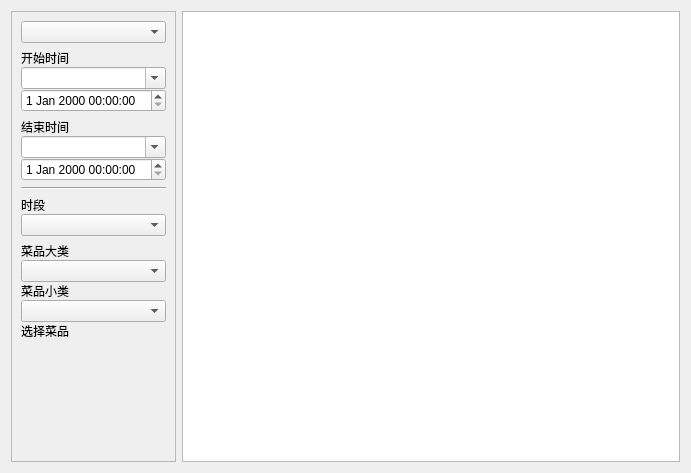
<?xml version="1.0" encoding="UTF-8"?>
<ui version="4.0">
 <class>w_rpt_report_daymonweekanalysis_Dialog</class>
 <widget class="QDialog" name="w_rpt_report_daymonweekanalysis_Dialog">
  <property name="geometry">
   <rect>
    <x>0</x>
    <y>0</y>
    <width>691</width>
    <height>473</height>
   </rect>
  </property>
  <property name="windowTitle">
   <string>Dialog</string>
  </property>
  <layout class="QHBoxLayout" name="horizontalLayout" stretch="0,1">
   <item>
    <widget class="QFrame" name="frame">
     <property name="minimumSize">
      <size>
       <width>0</width>
       <height>0</height>
      </size>
     </property>
     <property name="maximumSize">
      <size>
       <width>16777215</width>
       <height>16777215</height>
      </size>
     </property>
     <property name="frameShape">
      <enum>QFrame::StyledPanel</enum>
     </property>
     <property name="frameShadow">
      <enum>QFrame::Raised</enum>
     </property>
     <property name="outer_stylesheet" stdset="0">
      <string>frame_back_round</string>
     </property>
     <layout class="QVBoxLayout" name="verticalLayout_8" stretch="0,0,0,0,0,0,0,0">
      <property name="leftMargin">
       <number>9</number>
      </property>
      <property name="rightMargin">
       <number>9</number>
      </property>
      <item>
       <widget class="QComboBox" name="comboBox"/>
      </item>
      <item>
       <layout class="QVBoxLayout" name="verticalLayout_5">
        <property name="spacing">
         <number>0</number>
        </property>
        <item>
         <widget class="QLabel" name="label">
          <property name="text">
           <string>开始时间</string>
          </property>
         </widget>
        </item>
        <item>
         <widget class="lds_ComboBox" name="comboBox_start">
          <property name="editable">
           <bool>true</bool>
          </property>
         </widget>
        </item>
        <item>
         <widget class="lds_datetimeEdit" name="dateTimeEdit"/>
        </item>
       </layout>
      </item>
      <item>
       <layout class="QVBoxLayout" name="verticalLayout_6">
        <property name="spacing">
         <number>0</number>
        </property>
        <item>
         <widget class="QLabel" name="label_2">
          <property name="text">
           <string>结束时间</string>
          </property>
         </widget>
        </item>
        <item>
         <widget class="lds_ComboBox" name="comboBox_end">
          <property name="editable">
           <bool>true</bool>
          </property>
         </widget>
        </item>
        <item>
         <widget class="lds_datetimeEdit" name="dateTimeEdit_2"/>
        </item>
       </layout>
      </item>
      <item>
       <widget class="Line" name="line">
        <property name="orientation">
         <enum>Qt::Horizontal</enum>
        </property>
       </widget>
      </item>
      <item>
       <layout class="QVBoxLayout" name="verticalLayout_7">
        <property name="spacing">
         <number>0</number>
        </property>
        <item>
         <widget class="QLabel" name="label_3">
          <property name="text">
           <string>时段</string>
          </property>
         </widget>
        </item>
        <item>
         <widget class="lds_ComboBox" name="comboBox_period">
          <property name="editable">
           <bool>false</bool>
          </property>
         </widget>
        </item>
       </layout>
      </item>
      <item>
       <widget class="QStackedWidget" name="stackedWidget">
        <property name="currentIndex">
         <number>0</number>
        </property>
        <widget class="QWidget" name="page">
         <layout class="QVBoxLayout" name="verticalLayout_3">
          <property name="spacing">
           <number>0</number>
          </property>
          <property name="leftMargin">
           <number>0</number>
          </property>
          <property name="topMargin">
           <number>0</number>
          </property>
          <property name="rightMargin">
           <number>0</number>
          </property>
          <property name="bottomMargin">
           <number>0</number>
          </property>
          <item>
           <widget class="QLabel" name="label_7">
            <property name="text">
             <string>菜品大类</string>
            </property>
           </widget>
          </item>
          <item>
           <widget class="lds_ComboBox" name="comboBox_series"/>
          </item>
          <item>
           <widget class="QLabel" name="label_4">
            <property name="text">
             <string>菜品小类</string>
            </property>
           </widget>
          </item>
          <item>
           <widget class="lds_ComboBox" name="comboBox_type"/>
          </item>
          <item>
           <widget class="QLabel" name="label_6">
            <property name="text">
             <string>选择菜品</string>
            </property>
           </widget>
          </item>
          <item>
           <widget class="lds_selectgoods" name="selectgoods" native="true"/>
          </item>
         </layout>
        </widget>
        <widget class="QWidget" name="page_2">
         <layout class="QVBoxLayout" name="verticalLayout_2">
          <property name="spacing">
           <number>0</number>
          </property>
          <property name="leftMargin">
           <number>0</number>
          </property>
          <property name="topMargin">
           <number>0</number>
          </property>
          <property name="rightMargin">
           <number>0</number>
          </property>
          <property name="bottomMargin">
           <number>0</number>
          </property>
         </layout>
        </widget>
       </widget>
      </item>
      <item>
       <widget class="lds_toolbar" name="widget"/>
      </item>
      <item>
       <spacer name="verticalSpacer">
        <property name="orientation">
         <enum>Qt::Vertical</enum>
        </property>
        <property name="sizeHint" stdset="0">
         <size>
          <width>20</width>
          <height>40</height>
         </size>
        </property>
       </spacer>
      </item>
     </layout>
    </widget>
   </item>
   <item>
    <widget class="lds_tableview_sum" name="tableView"/>
   </item>
  </layout>
 </widget>
 <customwidgets>
  <customwidget>
   <class>lds_toolbar</class>
   <extends>QFrame</extends>
   <header>lds_toolbar.h</header>
   <container>1</container>
  </customwidget>
  <customwidget>
   <class>lds_datetimeEdit</class>
   <extends>QDateTimeEdit</extends>
   <header>lds_datetimeedit.h</header>
  </customwidget>
  <customwidget>
   <class>lds_ComboBox</class>
   <extends>QComboBox</extends>
   <header>lds_combobox.h</header>
  </customwidget>
  <customwidget>
   <class>lds_tableview_sum</class>
   <extends>QTableView</extends>
   <header>lds_tableview_sum.h</header>
  </customwidget>
  <customwidget>
   <class>lds_selectgoods</class>
   <extends>QWidget</extends>
   <header>lds_selectgoods.h</header>
   <container>1</container>
   <slots>
    <signal>okstr1(QString)</signal>
   </slots>
  </customwidget>
 </customwidgets>
 <resources/>
 <connections/>
</ui>
